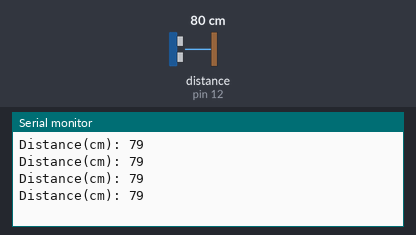
Recording of a sketch running on a simulated Arduino Uno, built with avr-gcc and run on an emulated ATmega328P. Parts: the last lines printed to the serial monitor. Wiring (inferred from the names in the program): ultrasonic range finder: trigger pin 13; echo pin 12. The inputs (shaded band) are chosen by the test bench; at power-on: distance to the obstacle (sensor on pin 12) 80 cm. The echo pulse lasts 58.3 µs per cm.

Above: at 1.2 s.
1.3 s: distance to the obstacle (sensor on pin 12) set to 2 cm
At 1.73 s:
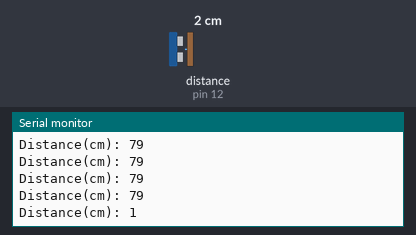
2.8 s: distance to the obstacle (sensor on pin 12) set to 4 cm
At 2.94 s:
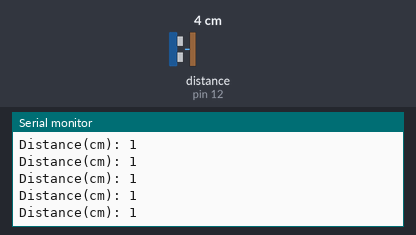
Timing chart, 0 to 5.8 s (numbered marks = the images above; inputs shaded):
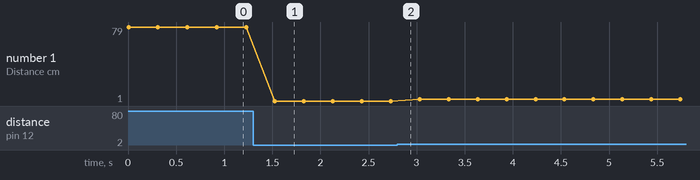

The sketch:

ultrasonic.ino
```cpp
const int trigPin = 13;
const int echoPin = 12;

void setup()
{
    // setting the trigger pin as output
    pinMode(trigPin, OUTPUT);

    // setting the eho pin as input
    pinMode(echoPin, INPUT);

    // initializing the serial monitor with baud rate 9600
    Serial.begin(9600);
}

void loop()
{
  // Clears the trigPin
  digitalWrite(trigPin, LOW);
  delayMicroseconds(2);

  // Sets the trigPin on HIGH state for 10 micro seconds
  digitalWrite(trigPin, HIGH);
  delayMicroseconds(10);
  digitalWrite(trigPin, LOW);

  // Reads the echoPin, returns the sound wave travel time in microseconds
  int duration = pulseIn(echoPin, HIGH);

  // Calculating the distance
  int distance_cm = (duration / 2) * 0.0343;

  // Prints the distance on the Serial Monitor
  Serial.print("Distance(cm): ");
  Serial.println(distance_cm);

  delay(300);
}
```

Measured:
- after the input at 1.3 s, the serial monitor: prints a new line after 0.23 s (image 1)
- plotted number 1: 79 → 1 after the input at 1.3 s, 1 → 3 after the input at 2.8 s
